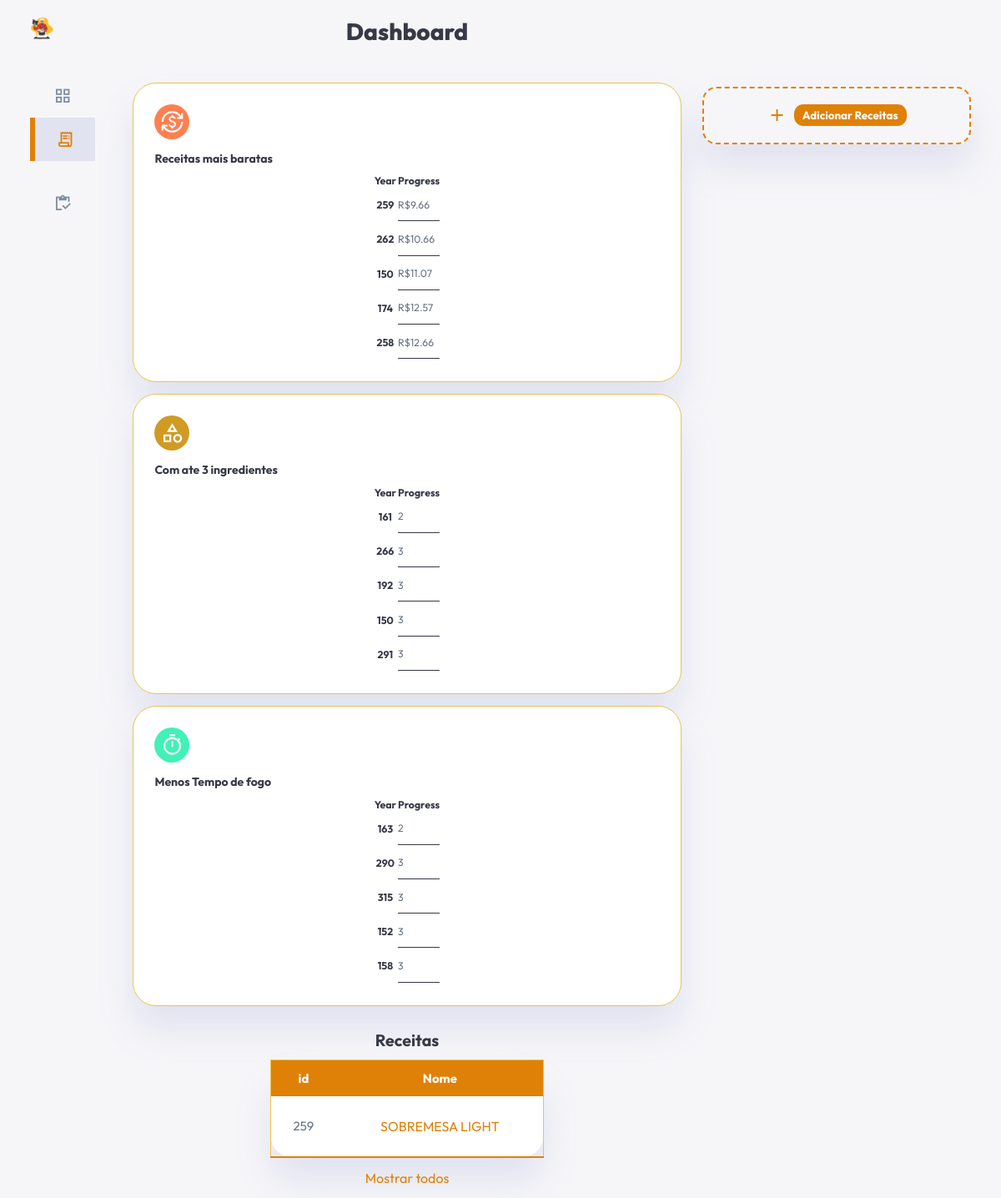
The page /views/Receitas.php?id=259 on the database its author committed.
### tables this page shows
CREATE TABLE `tbreceita` (
  `idReceita` int(11) NOT NULL,
  `nomeReceita` varchar(100) DEFAULT NULL,
  `modoPreparo` text DEFAULT NULL,
  `tempoReceita` int(11) DEFAULT NULL,
  `porcoesReceita` int(11) DEFAULT NULL,
  `caminhoImg` text DEFAULT NULL
);

### models/Receita.php (called while the page is built, shortened)
<?php
    class Receita{
        public function maisBaratas(){
            $con = Conexao::conectar();
            $querySelect = "SELECT idReceita, SUM(valorIngrediente) AS `soma` FROM tbreceitaingrediente
                            INNER JOIN tbingrediente ON tbreceitaingrediente.idIngrediente = tbingrediente.idIngrediente
                            GROUP BY idReceita
                            ORDER BY SUM(valorIngrediente)
                            LIMIT 5;";
            $resultado = $con->query($querySelect);
            $lista = $resultado->fetchAll();
            return $lista;
        }
        public function com3(){
            $con = Conexao::conectar();
            $querySelect = "SELECT idReceita, COUNT(idIngrediente) AS `cont` FROM tbreceitaingrediente GROUP BY idReceita ORDER BY COUNT(idIngrediente) LIMIT 5;";
            $resultado = $con->query($querySelect);
            $lista = $resultado->fetchAll();
            return $lista;
        }
        public function menosTempo(){
            $con = Conexao::conectar();
            $querySelect = "SELECT * FROM tbreceita
                            WHERE tempoReceita > 0
                            ORDER BY tempoReceita
                            LIMIT 5;";
            $resultado = $con->query($querySelect);
            $lista = $resultado->fetchAll();
            return $lista;
        }
        public function listar(){
            $con = Conexao::conectar();
            $querySelect = "SELECT * FROM tbreceita";
            $resultado = $con->query($querySelect);
            $lista = $resultado->fetchAll();
            return $lista;
        }
        public function listarId($id){
            $con = Conexao::conectar();
            $querySelect = "SELECT * FROM tbreceita WHERE idreceita = " . $id;
            $resultado = $con->query($querySelect);
            $lista = $resultado->fetchAll();
            return $lista;
        }
    }
?>

### views/Receitas.php (the view, shortened to what this page needs)
<?php
require_once('../models/Receita.php');
$receita = new Receita();
$maisBaratas = $receita->maisBaratas();
$com3 = $receita->com3();
$menosTempo = $receita->menosTempo();
$receitas = $receita->listar();
if (isset($_GET['id'])){
    $receitas = $receita->listarId($_GET['id']);
}
?>
<!DOCTYPE html>
<html lang="en">
<head>
    <link rel="stylesheet" href="../css/style.css">
    <link rel="stylesheet" href="https://cdn.jsdelivr.net/npm/charts.css/dist/charts.min.css">
    <link rel="stylesheet" href="https://cdnjs.cloudflare.com/ajax/libs/font-awesome/6.2.1/css/all.min.css"
 />
</head>
<body>
    <div class="container">
        <aside>
            <div class="top">
                <div class="logo">
                    <img src="../images/vovo.png">
                </div>
            </div>
            <div class="sidebar">
                <a href="Index.php">
                    <span class="material-symbols-sharp">grid_view</span>
                </a>
                <a href="Receitas.php" class="active">
                    <span class="material-symbols-sharp">receipt_long</span>
                </a>
                <a href="Ingredientes.php">
                    <span class="material-symbols-sharp">inventory</span>
                </a>
            </div>
        </aside>
        <main>
            <h1>Dashboard</h1>
            <div class="insights">
                <div class="sales">
                    <span class="material-symbols-sharp">currency_exchange</span>
                    <div class="left">
                        <h3>Receitas mais baratas</h3>
                        <table id="column-example-14"
                            class="charts-css column show-labels show-primary-axis show-data-axes">
                            <thead>
                                <tr>
                                    <th scope="col"> Year </th>
                                    <th scope="col"> Progress </th>
                                </tr>
                            </thead>
                            <tbody>
                                <?php
                                $html = "";
                                $last = count($maisBaratas)-1;
                                $max = intval($maisBaratas[$last]['soma']);
                                foreach ($maisBaratas as $recipe){
                                    $soma = round($recipe['soma'], 2);
                                    $porcent = intval($recipe['soma']) / $max;
                                    $html .= "<tr>
                                                <th scope='row'><a href='Receitas.php?id={$recipe['idReceita']}'>{$recipe['idReceita']}</a></th>
                                                <td style='--size:{$porcent}'>R\${$soma}</td>
                                            </tr>
                                            ";
                                }
                                echo $html;
                                ?>
                            </tbody>
                        </table>
                    </div>
                </div>
                <div class="ingredients-total">
                    <span class="material-symbols-sharp">category</span>
                    <div class="left">
                        <h3>Com ate 3 ingredientes</h3>
                        <table id="column-example-14"
                            class="charts-css column show-labels show-primary-axis show-data-axes">
                            <thead>
                                <tr>
                                    <th scope="col"> Year </th>
                                    <th scope="col"> Progress </th>
                                </tr>
                            </thead>
                            <tbody>
                                <?php
                                $html = "";
                                $max = 3;
                                foreach ($com3 as $recipe){
                                    $porcent = intval($recipe['cont']) / $max;
                                    $html .= "<tr>
                                                <th scope='row'><a href='Receitas.php?id={$recipe['idReceita']}'>{$recipe['idReceita']}</a></th>
                                                <td style='--size:{$porcent}'>{$recipe['cont']}</td>
                                            </tr>
                                            ";
                                }
                                echo $html;
                                ?>
                            </tbody>
                        </table>
                    </div>
                </div>
                <div class="ingredients-total-search">
                    <span class="material-symbols-sharp">timer</span>
                    <div class="left">
                        <h3>Menos Tempo de fogo</h3>
                        <table id="column-example-14"
                            class="charts-css column show-labels show-primary-axis show-data-axes">
                            <thead>
                                <tr>
                                    <th scope="col"> Year </th>
                                    <th scope="col"> Progress </th>
                                </tr>
                            </thead>
                            <tbody>
                                <?php
                                $html = "";
                                $last = count($menosTempo)-1;
                                $max = intval($menosTempo[$last]['tempoReceita']);
                                foreach ($menosTempo as $recipe){
                                    $porcent = intval($recipe['tempoReceita']) / $max;
                                    $html .= "<tr>
                                                <th scope='row'><a href='Receitas.php?id={$recipe['idReceita']}'>{$recipe['idReceita']}</a></th>
                                                <td style='--size:{$porcent}'>{$recipe['tempoReceita']}</td>
                                            </tr>
                                            ";
                                }
                                echo $html;
                                ?>
                            </tbody>
                        </table>
                    </div>
                </div>
            </div>
            <div class="recent-ingredients" style="display: flex; flex-direction: column; align-items: center;">
                <h2>Receitas</h2>
                <table class="styled-table" style="width: 50%">
                    <thead>
                        <tr>
                            <th>id</th>
                            <th>Nome</th>
                        </tr>
                    </thead>
                    <tbody>
                        <?php
                        $html = "";
                        foreach($receitas as $receita){
                            $html .= "<tr>
                                        <td>{$receita['idReceita']}</td>
                                        <td><a target='_blank' href='http://127.0.0.1:8080/web-vovo/src/views/detalhes-receita.php?id={$receita['idReceita']}'>{$receita['nomeReceita']}</a></td>
                                    </tr>
                                    ";
                        }
                        echo $html;
                        ?>
                    </tbody>
                </table>
                <a href="Receitas.php">Mostrar todos</a>
            </div>
        </main>
        <div class="right">
            <div class="analytics-ingredients">
                <div class="item add-something">
                    <div>
                        <span class="material-symbols-sharp">add</span>
                        <button class="btn" onclick="openModal('dv-modal')">Adicionar Receitas</button>
                    </div>
                </div>
            </div>
        </div>
    </div>
</body>
</html>

### rows shown on the page
tbreceita: idReceita "163", $porcent 0.66666666666667 (drawn), tempoReceita "2"
tbreceita: idReceita "290", $porcent 1 (drawn), tempoReceita "3"
tbreceita: idReceita "315", $porcent 1 (drawn), tempoReceita "3"
tbreceita: idReceita "152", $porcent 1 (drawn), tempoReceita "3"
tbreceita: idReceita "158", tempoReceita "3"
tbreceita: idReceita "259", nomeReceita "SOBREMESA LIGHT"

### other values the page prints
$recipe['idReceita'] "259"
$soma "9.66"
$recipe['idReceita'] "262"
$soma "10.66"
$recipe['idReceita'] "150"
$soma "11.07"
$recipe['idReceita'] "174"
$soma "12.57"
$recipe['idReceita'] "258"
$soma "12.66"
$recipe['idReceita'] "161"
$recipe['cont'] "2"
$recipe['idReceita'] "266"
$recipe['cont'] "3"
$recipe['idReceita'] "192"
